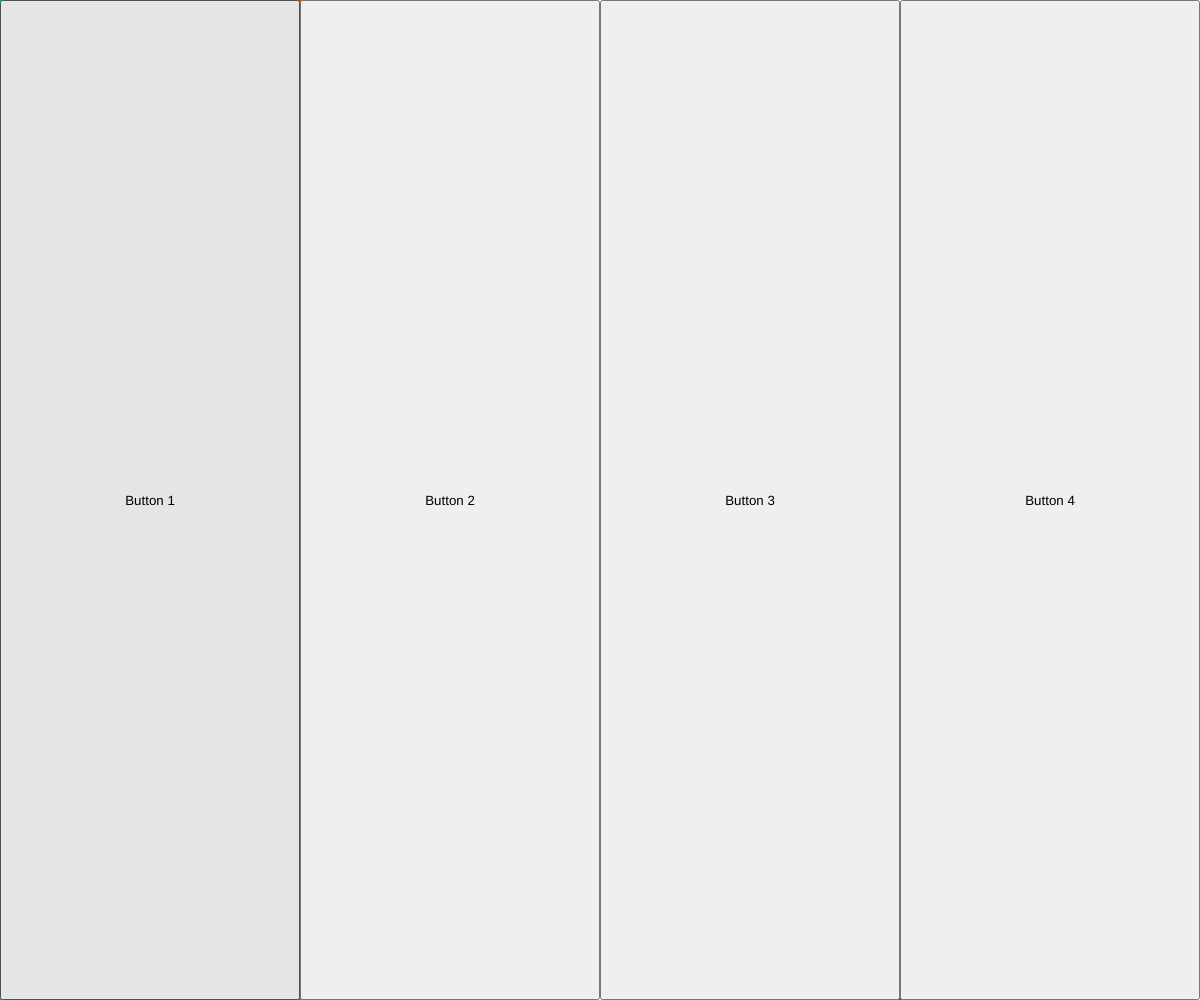
Frame 1 (no input)
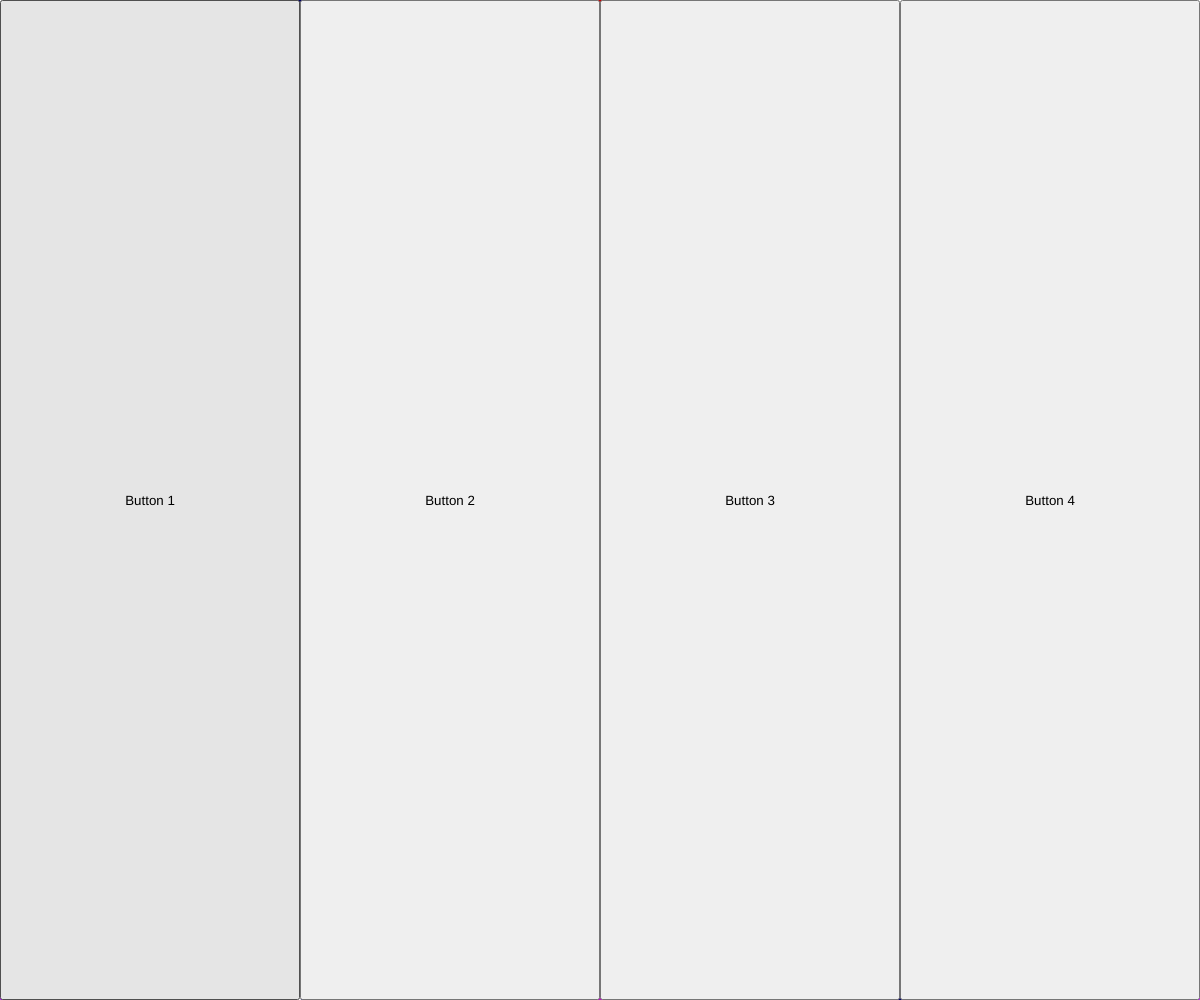
Frame 60 (no input)
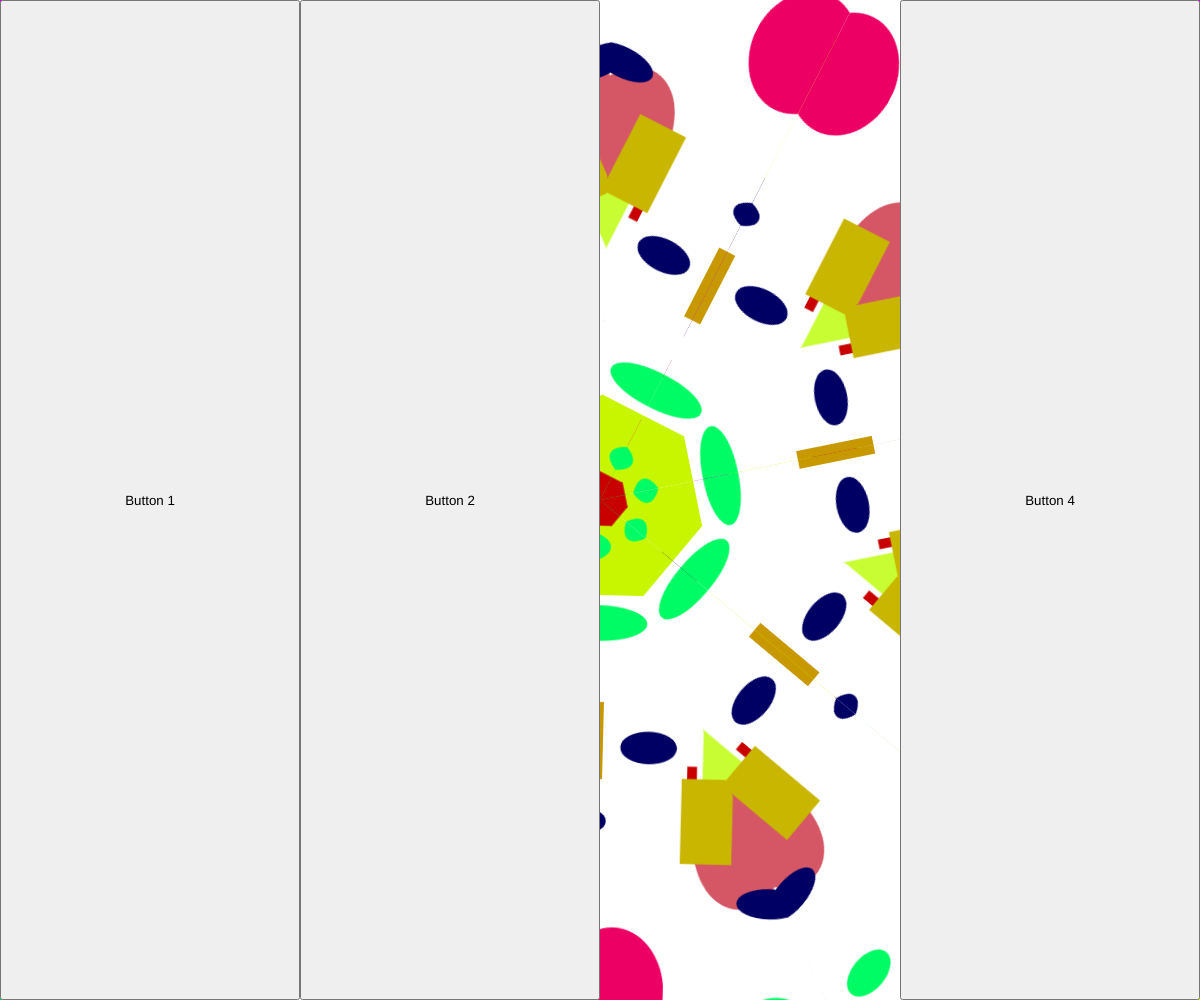
Frame 120 (the mouse pressed at the canvas centre since frame 60)

The p5.js sketch that drew these frames (run headless with seeded random() and noise() and a simulated clock; from frame 60 on, the mouse is pressed at the canvas centre):

// p5.js sketch
// ── sketch.js
let buttons = [];

const slices = 14;
const numShapes = 700;
var isAnimating = false; // Added this line



var shape, mask, img;

function setup() {
  createCanvas(windowWidth, windowHeight);
  background(0);

  for (let i = 0; i < 4; i++) {
    let button = createButton('Button ' + (i + 1));
    button.position(i * width / 4, 0);
    button.size(width / 4, height);

    // Set initial opacity to 1.0 (fully opaque)
    button.style('transition', 'opacity 0.05s');
    button.style('opacity', '1.0');

    // Use a variable to keep track of the button's visibility state
    let isVisible = true;

    button.mousePressed(() => {
      // Toggle opacity
      if (isVisible) {
        button.style('opacity', '0.0');
      } else {
        button.style('opacity', '1.0');
      }

      // Update visibility state
      isVisible = !isVisible;
    });

    buttons.push(button);
  }
  noStroke();
    //angleMode(DEGREES);
    // any additional setup code goes here

    shape = calcStuff(width, height, slices);
    mask = createMask(shape.a, shape.o);
    console.log(shape);

}

function draw() {
   // your "draw loop" code goes here
    background(255);

    // draw lots of random moving shapes on the canvas
    drawShapes();

    // try removing this line to see what happens
    mirror();
}

function draw() {
    // your "draw loop" code goes here
    background(255);

    // draw lots of random moving shapes on the canvas
    drawShapes();

    // try removing this line to see what happens
    mirror();
}

function drawShapes() {
    // draw lots of random moving shapes on the canvas
    for (var i = 0; i < numShapes; i++) {
        fill(sin(i) * 255, sin((i + frameCount) / 50) * 255, 100);
        ellipse(sin(frameCount / 100 + i * 0.4) * width,
            cos(i * 0.23) * height,
            80 + cos(frameCount / 40 + 400 - i) * 50,
            80 + cos(frameCount / 30 + i) * 50);

        fill(200, sin(i) * 255, sin((i + frameCount) / 50) * 255);
        rect(cos(frameCount / 300 + i * 0.4) * width,
            sin(i * 0.23) * height,
            80 + cos(frameCount / 40 + 400 - i) * 50,
            80 + tan(frameCount / 430 + i) * 50);
    }
}

function mirror() {
    // copy a section of the canvas
    img = get(0, 0, shape.a, shape.o);
    // cut it into a triangular shape
    img.mask(mask);

    push();
    // move origin to centre
    translate(width / 2, height / 2);
    // turn the whole sketch over time
    rotate(radians(frameCount / 3));

    for (var i = 0; i < slices; i++) {
        if (i % 2 == 0) {
            push();
            scale(1, -1); // mirror
            image(img, 0, 0); // draw slice
            pop();
        } else {
            rotate(radians(360 / slices) * 2); // rotate
            image(img, 0, 0); // draw slice
        }
    }
    pop();
}

function calcStuff(width, height, s) {
    // because pythagorean theorem
    // h = sqrt(a^2 + b^2)
    // a = sqrt(h^2 - b^2)
    // b = sqrt(h^2 - a^2)
    let a = sqrt(sq(width / 2) + sq(height / 2));
    let theta = radians(360 / s);
    let o = tan(theta) * a;
    let h = a / cos(theta);

    return {
        a: round(a),
        o: round(o),
        h: round(h)
    };
}

function createMask(w, h) {
    // create triangular mask so that the parts of the 
    // kaleidoscope don't draw over one another

    mask = createImage(w, h);
    mask.loadPixels();
    for (i = 0; i < mask.width; i++) {
        for (j = 0; j < mask.height; j++) {
            if (i >= map(j, 0, h, 0, w) - 1) // -1 removes some breaks
                mask.set(i, j, color(255));
        }
    }
    mask.updatePixels();
    return mask;
}
